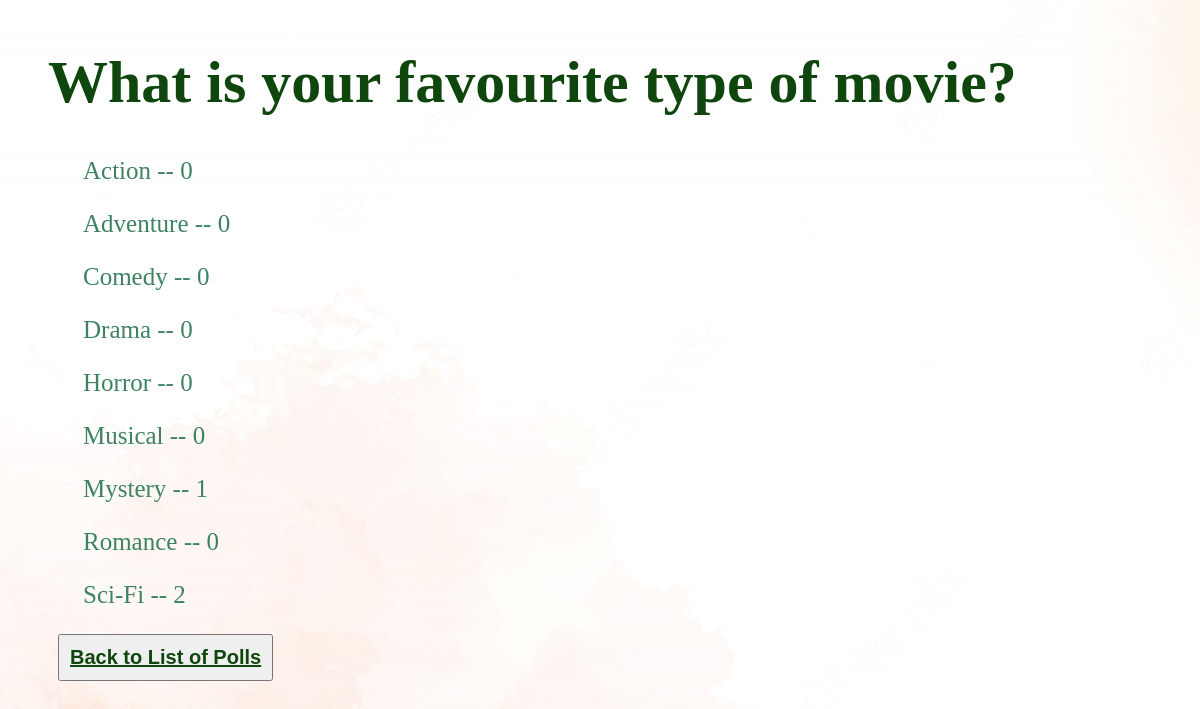
The app's page /polls/7/results/ with its own data.
### polls/models.py (models this page shows, shortened)
class Question(models.Model):
    question_text = models.CharField(max_length=200)
    pub_date = models.DateTimeField('date published')
    end_date = models.DateTimeField('date ended', default=None, null=True)

class Choice(models.Model):
    question = models.ForeignKey(Question, on_delete=models.CASCADE)
    choice_text = models.CharField(max_length=200)
    @property
    def votes(self):
        count = Vote.objects.filter(choice=self).count()
        return count

### polls/views.py (the view)
# urls.py: path('<int:pk>/results/', views.ResultsView.as_view(), name='results'),
class ResultsView(generic.DeleteView):
    model = Question
    template_name = 'polls/results.html'

### polls/templates/polls/results.html
{% load static %}
<link rel="stylesheet" href="{% static 'polls/style.css' %}">
<h1 id='result'>{{ question.question_text }}</h1>
<ul class='choice'>
{% for choice in question.choice_set.all %}
    <p>{{ choice.choice_text }} -- {{ choice.votes }}</p>
{% endfor %}
</ul>
<button id="back-button"><a id="button-text" href="{% url 'polls:index' %}">Back to List of Polls</a></button>

### polls/static/polls/style.css (style rules this page uses)
#button-text { color: #0f460d; font-weight: bold; font-size: 20px; }
.choice { font-size: 25px; color: #3D8361; padding-left: 75px; }
#back-button { padding: 10px; margin-left: 50px; }
#result { color: #0f460d; padding-top: 40px; padding-left: 40px; font-size: 60px; }

### records on screen
Question: question_text "What is your favourite type of movie?"
Choice: choice_text "Action", votes "0"
Choice: choice_text "Adventure", votes "0"
Choice: choice_text "Comedy", votes "0"
Choice: choice_text "Drama", votes "0"
Choice: choice_text "Horror", votes "0"
Choice: choice_text "Musical", votes "0"
Choice: choice_text "Mystery", votes "1"
Choice: choice_text "Romance", votes "0"
Choice: choice_text "Sci-Fi", votes "2"
